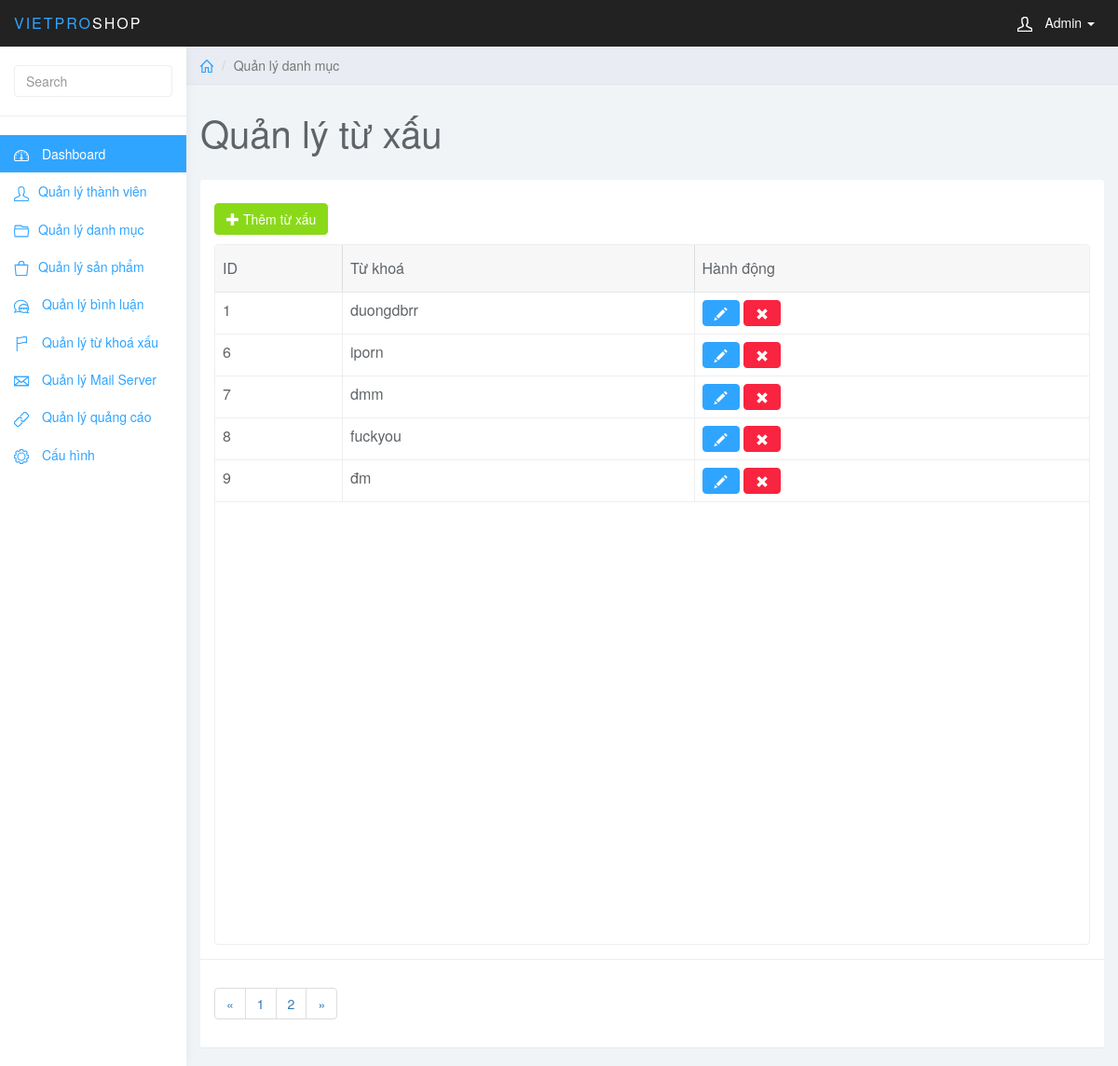
The app's page /admin/index.php?page_layout=rep_comment (signed in) with its own data.
### tables this page shows
CREATE TABLE `rep_cmt` (
  `rep_id` int(11) NOT NULL,
  `rep_keyword` varchar(255) NOT NULL
);

### admin/rep_comment.php (the view, shortened to what this page needs)
<div class="col-sm-9 col-sm-offset-3 col-lg-10 col-lg-offset-2 main">
	<div class="row">
		<ol class="breadcrumb">
			<li><a href="#"><svg class="glyph stroked home">
						<use xlink:href="#stroked-home"></use>
					</svg></a></li>
			<li class="active">Quản lý danh mục</li>
		</ol>
	</div>
	<div class="row">
		<div class="col-lg-12">
			<h1 class="page-header">Quản lý từ xấu</h1>
		</div>
	</div>
	<div id="toolbar" class="btn-group">
		<a href="index.php?page_layout=add_keyword" class="btn btn-success">
			<i class="glyphicon glyphicon-plus"></i> Thêm từ xấu
		</a>
	</div>
	<div class="row">
		<div class="col-md-12">
			<div class="panel panel-default">
				<div class="panel-body">
					<table data-toolbar="#toolbar" data-toggle="table">
						<thead>
							<tr>
								<th data-field="id" data-sortable="true">ID</th>
								<th>Từ khoá</th>
								<th>Hành động</th>
							</tr>
						</thead>
						<tbody>
							<?php
							if (isset($_GET["page"])) {
								$page = $_GET["page"];
							} else {
								$page = 1;
							}
							$rows_per_page = 5;
							$per_row = $page * $rows_per_page - $rows_per_page;
							$total_rows = mysqli_num_rows(mysqli_query($conn, "SELECT * FROM rep_cmt"));
							$total_pages = ceil($total_rows / $rows_per_page);
							$list_page = '<ul class="pagination">';
							$page_prev = $page - 1;
							if ($page_prev == 0) {
								$page_prev = 1;
							}
							$list_page .= '<li class="page-item"><a class="page-link" href="index.php?page_layout=rep_comment&page=' . $page_prev . '">&laquo;</a></li>';
							for ($u = 1; $u <= $total_pages; $u++) {
								$list_page .= '<li class="page-item"><a class="page-link" href="index.php?page_layout=rep_comment&page=' . $u . '">' . $u . '</a></li>';
							}
							$page_next = $page + 1;
							$list_page .= '<li class="page-item"><a class="page-link" href="index.php?page_layout=rep_comment&page=' . $page_next . '">&raquo;</a></li>';
							$list_page .= '</ul>';
							$sql = "SELECT * FROM rep_cmt
									ORDER BY rep_id ASC
									LIMIT $per_row, $rows_per_page";
							$query = mysqli_query($conn, $sql);
							while ($row = mysqli_fetch_array($query)) {
							?>
								<tr>
									<td style=""><?php echo $row["rep_id"]; ?></td>
									<td style=""><?php echo $row["rep_keyword"]; ?></td>
									<td class="form-group">
										<a href="index.php?page_layout=edit_keyword&rep_id=<?php echo $row["rep_id"]?>" class="btn btn-primary"><i class="glyphicon glyphicon-pencil"></i></a>
										<a href="del_keyword.php?rep_id=<?php echo $row["rep_id"] ?>" class="btn btn-danger"><i class="glyphicon glyphicon-remove"></i></a>
									</td>
								</tr>
							<?php } ?>
						</tbody>
					</table>
				</div>
				<div class="panel-footer">
					<nav aria-label="Page navigation example">
						<?php echo $list_page; ?>
					</nav>
				</div>
			</div>
		</div>
	</div>
</div>

### admin/css/styles.css (style rules this page uses)
body { background: #f1f4f7; padding-top: 50px; color: #5f6468; }
a, a:hover, a:focus { color: #30a5ff; }
h1, h2, h3, h4, h5, h6 { color: #5f6468; }
h1 { font-weight: 300; font-size: 40px; }
.btn-primary, .btn-primary:hover, .btn-primary:focus, .btn-primary:active, .btn-primary.active, .open > .dropdown-toggle.btn-primary, .btn-primary.disabled, .btn-primary[disabled], fieldset[disabled] .btn-primary, .btn-primary.disabled:hover, .btn-primary[disabled]:hover, fieldset[disabled] .btn-primary:hover, .btn-primary.disabled:focus, .btn-primary[disabled]:focus, fieldset[disabled] .btn-primary:focus, .btn-primary.disabled:active, .btn-primary[disabled]:active, fieldset[disabled] .btn-primary:active, .btn-primary.disabled.active, .btn-primary[disabled].active, fieldset[disabled] .btn-primary.active { background-color: #30a5ff; border-color: #30a5ff; }
.btn-success, .btn-success:hover, .btn-success:focus, .btn-success:active, .btn-success.active, .open > .dropdown-toggle.btn-success, .btn-success.disabled, .btn-success[disabled], fieldset[disabled] .btn-success, .btn-success.disabled:hover, .btn-success[disabled]:hover, fieldset[disabled] .btn-success:hover, .btn-success.disabled:focus, .btn-success[disabled]:focus, fieldset[disabled] .btn-success:focus, .btn-success.disabled:active, .btn-success[disabled]:active, fieldset[disabled] .btn-success:active, .btn-success.disabled.active, .btn-success[disabled].active, fieldset[disabled] .btn-success.active { background-color: #8ad919; border-color: #8ad919; }
.btn-danger, .btn-danger:hover, .btn-danger:focus, .btn-danger:active, .btn-danger.active, .open > .dropdown-toggle.btn-danger, .btn-danger.disabled, .btn-danger[disabled], fieldset[disabled] .btn-danger, .btn-danger.disabled:hover, .btn-danger[disabled]:hover, fieldset[disabled] .btn-danger:hover, .btn-danger.disabled:focus, .btn-danger[disabled]:focus, fieldset[disabled] .btn-danger:focus, .btn-danger.disabled:active, .btn-danger[disabled]:active, fieldset[disabled] .btn-danger:active, .btn-danger.disabled.active, .btn-danger[disabled].active, fieldset[disabled] .btn-danger.active { background-color: #f9243f; border-color: #f9243f; }
.panel { border: 0; }
.panel-footer { background: #fff; border-top: 1px solid #eee; }
.breadcrumb { border-radius: 0; padding: 10px 15px; background: #e9ecf2; box-shadow: 0 1px 1px rgba(0, 0, 0, .05); margin: 0 ; }
h1.page-header { margin-top: 30px; border-bottom: 0; }
.table { background: #fff; }
.breadcrumb .glyph { height: 14px; width: 14px; margin: -2px 0 0 0; stroke-width: 4px; }

### records on screen
rep_cmt: rep_id "1", rep_keyword "duongdbrr"
rep_cmt: rep_id "6", rep_keyword "iporn"
rep_cmt: rep_id "7", rep_keyword "dmm"
rep_cmt: rep_id "8", rep_keyword "fuckyou"
rep_cmt: rep_id "9", rep_keyword "đm"
